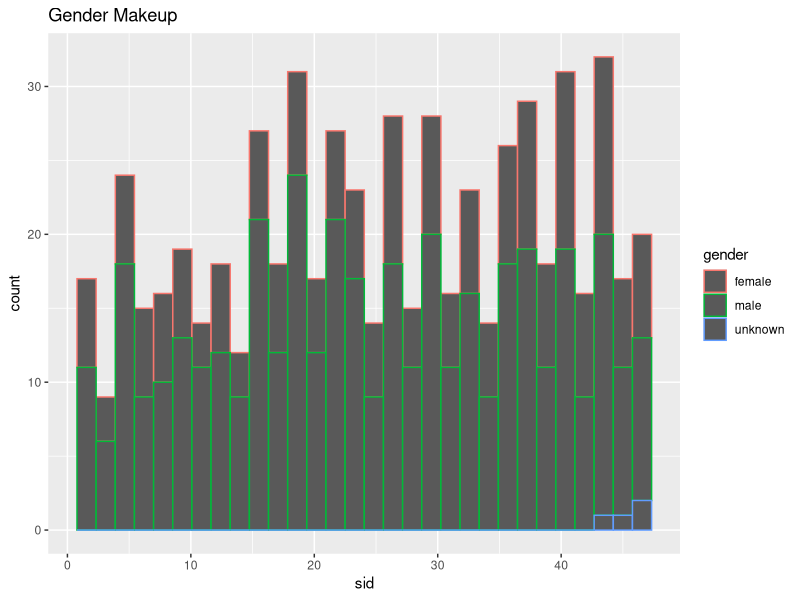
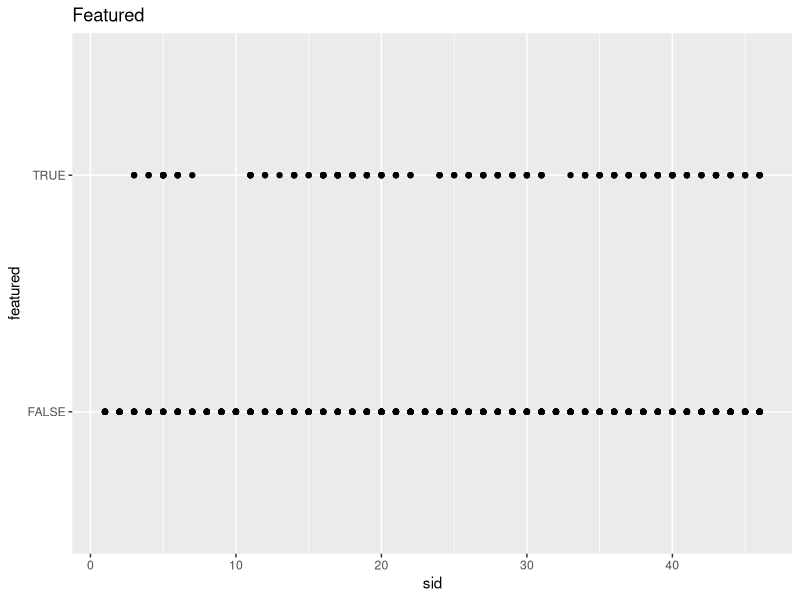

Write R code to recreate these figures, in order.
## ---- chunk 1
#| label: setup
#| warning: false
#| message: false

library(tidyverse)
library(ggplot2)

knitr::opts_chunk$set(echo = TRUE, warning=FALSE, message=FALSE)
## ---- chunk 2
snl_actors <- read_csv("_data/snl_actors.csv")
head(snl_actors)

# The Dimensions 
dim(snl_actors)
# The Column Names 
colnames(snl_actors)
summary(snl_actors)

snl_casts <- read_csv("_data/snl_casts.csv")
head(snl_casts)

# The Dimensions 
dim(snl_casts)
# The Column Names 
colnames(snl_casts)
summary(snl_casts)

snl_seasons <- read_csv("_data/snl_seasons.csv")
head(snl_seasons)

# The Dimensions 
dim(snl_seasons)
# The Column Names 
colnames(snl_seasons)
summary(snl_seasons)

## ---- chunk 3

  non_matching_rows <- snl_actors %>%
    anti_join(snl_casts, by = "aid")
  non_matching_rows
## ---- chunk 4

snl_actors_casts <- snl_actors %>%
  inner_join(snl_casts, by="aid")

snl_actors_casts_seasons <- snl_actors_casts %>%
  inner_join(snl_seasons, by="sid")
snl_actors_casts_seasons

snl_actors_casts_seasons %>%
  ggplot(aes(sid, col=gender)) +
  geom_histogram() + 
  labs(title = "Gender Makeup")

snl_actors_casts_seasons %>%
  ggplot(aes(sid, featured)) +
  geom_point() + 
  labs(title = "Featured")
